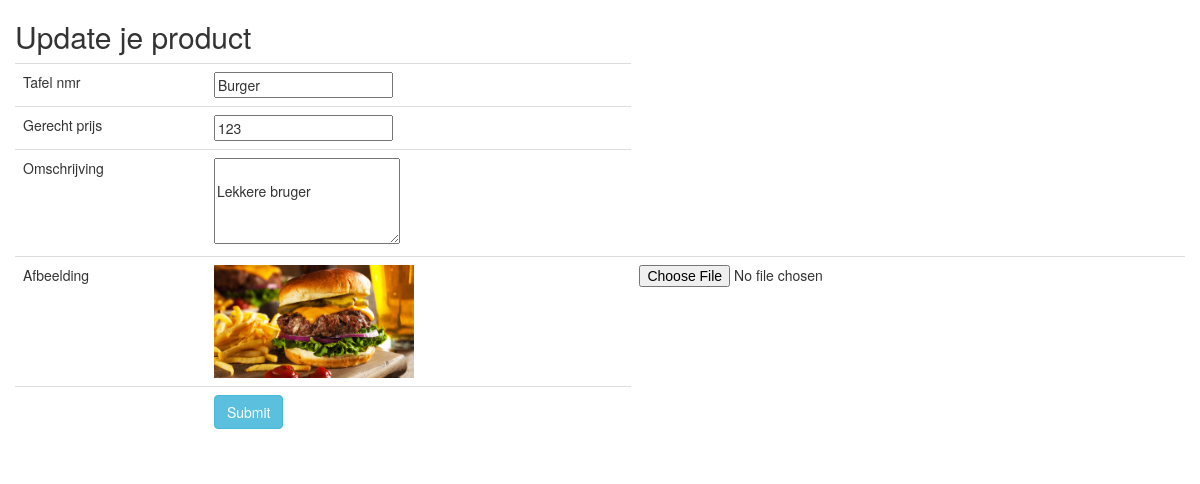
Page /CRUDmenu/edit.php?id=5 on the committed database.
### tables this page shows
CREATE TABLE `menu` (
  `menu_id` int(11) NOT NULL,
  `gerecht_naam` varchar(255) NOT NULL,
  `gerecht_prijs` tinyint(1) NOT NULL,
  `gerecht_omschrijving` varchar(250) NOT NULL,
  `gerecht_afbeelding` varchar(250) NOT NULL,
  `menuType` varchar(20) NOT NULL
);

### CRUDmenu/edit.php (the view, shortened to what this page needs)
<?php
include_once("../database_conn.php");
                $stmt = "" ?>
<?php
$id = 0;
$Gnaam = '';
$Gprijs = '';
$omschrijving = '';
if (isset($_GET['id'])) {
    $id = $_GET['id'];
    $stmt = $db_conn->prepare('SELECT * FROM `menu` WHERE menu_id= :id');
    $stmt->execute(array(':id' => $id));
    $row = $stmt->fetch();
    $id = $row['menu_id'];
    $Gnaam = $row['gerecht_naam'];
    $Gprijs = $row['gerecht_prijs'];
    $omschrijving = $row['gerecht_omschrijving'];
}
?>
<!DOCTYPE html>
<html>
<head>
    <link rel="stylesheet" href="https://maxcdn.bootstrapcdn.com/bootstrap/3.4.0/css/bootstrap.min.css">
    <link rel="stylesheet" href="../style/style.css">
</head>
<body>
    <div class="container">
        <div class="row justify-content-center">
            <h2>Update je product</h2>
            <form action="" method="post">
                <table class="table">
                    <tr>
                        <td>Tafel nmr</td>
                        <td><input type="text" name="e_Gnaam" value="<?= $Gnaam; ?>" class="editFields"></td>
                    </tr>
                    <tr>
                        <td>Gerecht prijs</td>
                        <td><input type="text" name="e_Gprijs" value="<?= $Gprijs; ?>" class="editFields"></td>
                    </tr>
                    <tr>
                        <td>Omschrijving</td>
                        <td><textarea rows="4" cols="22" type="" name="e_omschrijving" value="<?= $omschrijving; ?>">
							<?php echo $row['gerecht_omschrijving'] ?>
                        </textarea></td>
                    </tr>
                    <tr>
                        <td>Afbeelding</td>
                        <td><img src="../eten/<?php echo $row['gerecht_afbeelding']; ?>" style="width: 200px;"></td>
                        <td><input type="file" name="e_afbeelding"></td>
                    </tr>
                    <tr>
                        <td><input type="hidden" name="e_id" value="<?= $id; ?>"></td>
                        <td><input type="submit" class="btn btn-info" name="e_verzend"></td>
                    </tr>
                </table>
            </form>
        </div>
    </div>
</body>
</html>

### style/style.css (style rules this page uses)
.editFields { width: 179px; }

### rows in the picture
menu: e_Gnaam "Burger", e_Gprijs "123", e_omschrijving "Lekkere bruger", gerecht_afbeelding (picture)
